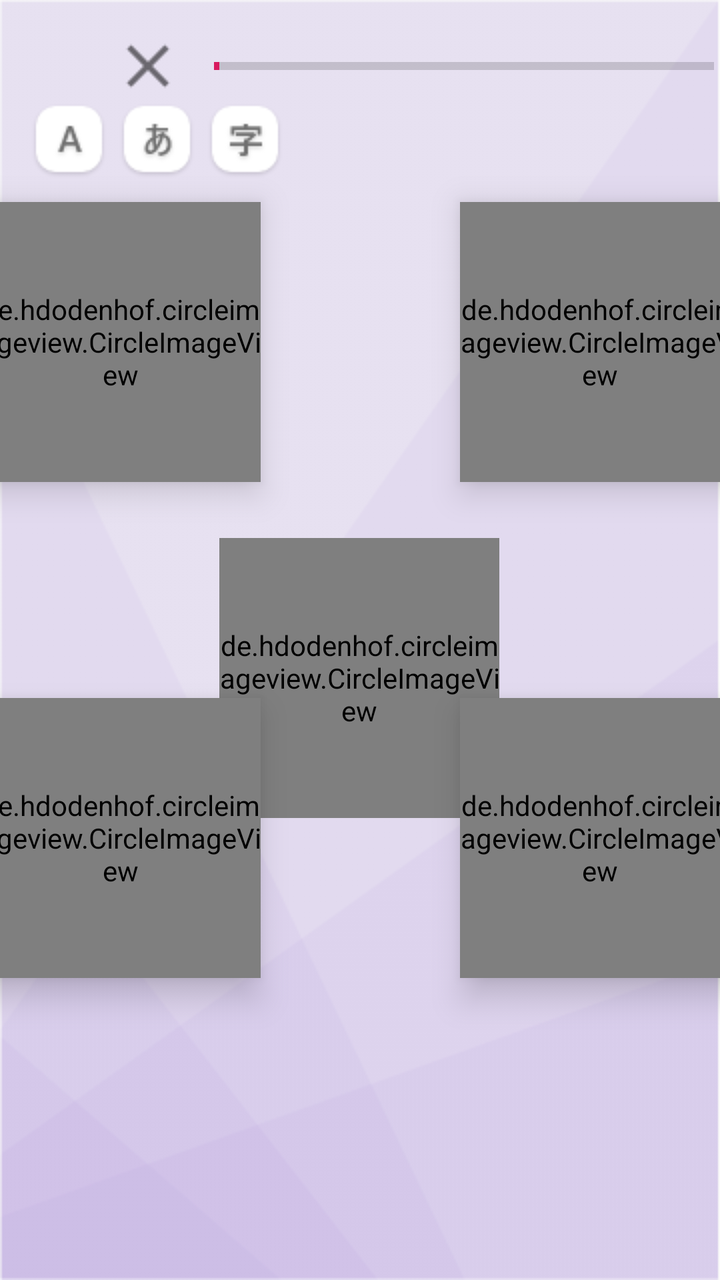
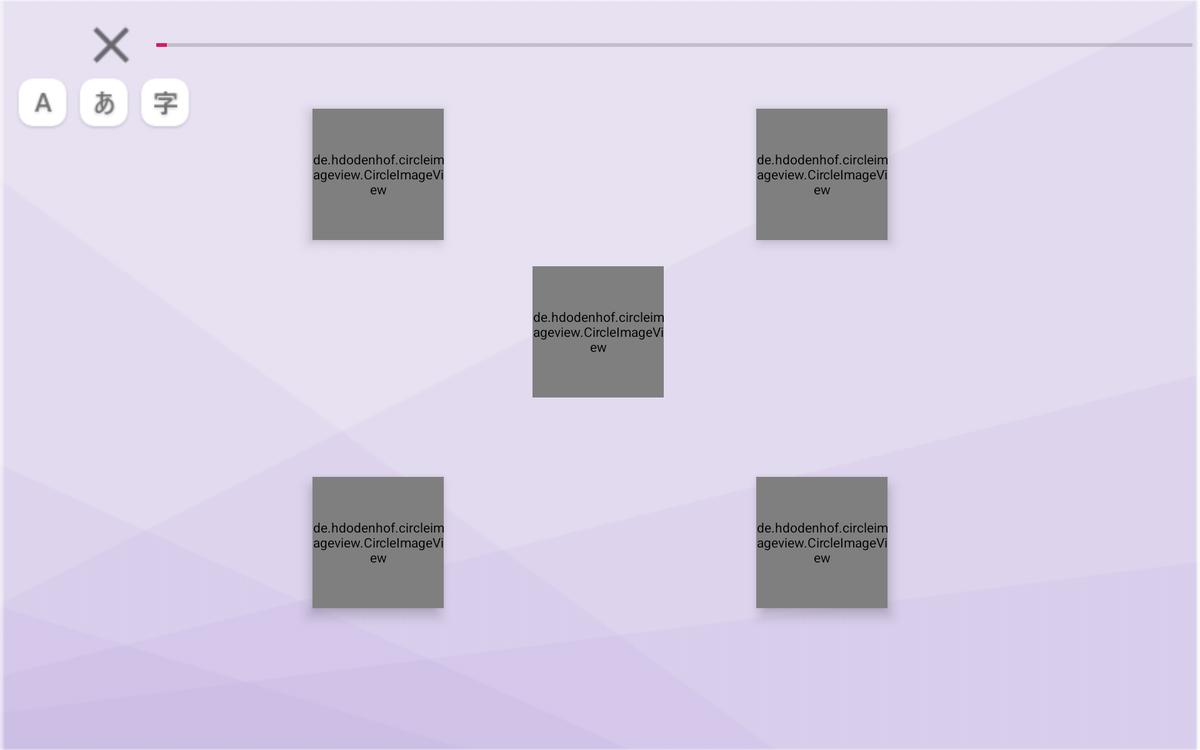

An Android layout and its configuration variant, each rendered on a device that would load it. The default file and the variant file are quoted in full after the pictures.
<!-- AndroidManifest.xml: application theme AppTheme -->
<!-- res/layout/fragment_lesson_audio_question_layout.xml -->
<?xml version="1.0" encoding="utf-8"?>
<android.support.constraint.ConstraintLayout
    xmlns:android="http://schemas.android.com/apk/res/android"
    xmlns:app="http://schemas.android.com/apk/res-auto"
    xmlns:tools="http://schemas.android.com/tools"
    android:layout_width="match_parent"
    android:layout_height="match_parent"
    android:background="@drawable/lesson_question_purple"
    >

    <ImageView
        android:id="@+id/imageViewOpenDrawer"
        android:layout_width="36dp"
        android:layout_height="36dp"
        android:layout_marginStart="15dp"
        android:layout_marginTop="15dp"
        android:src="@drawable/ic_navigation_drawer_fragment_new_card"
        app:layout_constraintStart_toStartOf="parent"
        app:layout_constraintTop_toTopOf="parent" />

    <ImageView
        android:id="@+id/imageViewClose"
        android:layout_width="36dp"
        android:layout_height="36dp"
        android:layout_marginStart="5dp"
        android:layout_marginTop="15dp"
        android:src="@drawable/ic_close_fragment_new_card"
        app:layout_constraintStart_toEndOf="@+id/imageViewOpenDrawer"
        app:layout_constraintTop_toTopOf="parent" />

    <ProgressBar
        android:id="@+id/progressBar"
        style="?android:attr/progressBarStyleHorizontal"
        android:layout_width="250dp"
        android:layout_height="wrap_content"

        android:layout_marginStart="15dp"
        android:layout_marginTop="25dp"
        android:max="100"
        android:progress="1"
        app:layout_constraintStart_toEndOf="@+id/imageViewClose"
        app:layout_constraintTop_toTopOf="parent" />

    <ImageView
        android:id="@+id/imageViewRomaji"
        android:layout_width="39dp"
        android:layout_height="39dp"
        android:layout_marginStart="15dp"
        android:src="@drawable/ic_character_romaji_fragment_new_card"
        app:layout_constraintStart_toStartOf="parent"
        app:layout_constraintTop_toBottomOf="@+id/imageViewOpenDrawer" />

    <ImageView
        android:id="@+id/imageViewKana"
        android:layout_width="39dp"
        android:layout_height="39dp"
        android:layout_marginStart="5dp"
        android:src="@drawable/ic_character_kana_fragment_new_card"
        app:layout_constraintStart_toEndOf="@+id/imageViewRomaji"
        app:layout_constraintTop_toBottomOf="@+id/imageViewClose" />

    <ImageView
        android:id="@+id/imageViewKanji"
        android:layout_width="39dp"
        android:layout_height="39dp"
        android:layout_marginStart="5dp"
        android:layout_marginTop="10dp"
        android:src="@drawable/ic_character_kanji_fragment_new_card"
        app:layout_constraintStart_toEndOf="@+id/imageViewKana"
        app:layout_constraintTop_toBottomOf="@+id/progressBar" />

    <de.hdodenhof.circleimageview.CircleImageView
        android:id="@+id/circleImageView1"
        android:layout_width="140dp"
        android:layout_height="140dp"
        android:layout_marginStart="100dp"
        android:layout_marginTop="60dp"
        android:layout_marginEnd="50dp"
        android:elevation="10dp"
        android:scaleType="fitXY"
        app:layout_constraintEnd_toStartOf="@+id/circleImageView3"
        app:layout_constraintStart_toStartOf="parent"
        app:layout_constraintTop_toBottomOf="@+id/progressBar" />

    <de.hdodenhof.circleimageview.CircleImageView
        android:id="@+id/circleImageView2"
        android:layout_width="140dp"
        android:layout_height="140dp"
        android:layout_marginStart="50dp"
        android:layout_marginEnd="100dp"
        android:layout_marginBottom="151dp"
        android:elevation="10dp"
        android:scaleType="fitXY"
        app:layout_constraintBottom_toBottomOf="parent"
        app:layout_constraintEnd_toEndOf="parent"
        app:layout_constraintStart_toEndOf="@+id/circleImageView4" />

    <de.hdodenhof.circleimageview.CircleImageView
        android:id="@+id/circleImageView3"
        android:layout_width="140dp"
        android:layout_height="140dp"
        android:layout_marginStart="50dp"
        android:layout_marginTop="60dp"
        android:layout_marginEnd="100dp"
        android:scaleType="fitXY"
        android:elevation="10dp"
        app:layout_constraintEnd_toEndOf="parent"
        app:layout_constraintStart_toEndOf="@+id/circleImageView1"
        app:layout_constraintTop_toBottomOf="@+id/progressBar" />

    <de.hdodenhof.circleimageview.CircleImageView
        android:id="@+id/circleImageView4"
        android:layout_width="140dp"
        android:layout_height="140dp"
        android:layout_marginStart="100dp"
        android:scaleType="fitXY"
        android:layout_marginEnd="50dp"
        android:layout_marginBottom="151dp"
        android:elevation="10dp"
        app:layout_constraintBottom_toBottomOf="parent"
        app:layout_constraintEnd_toStartOf="@+id/circleImageView2"
        app:layout_constraintStart_toStartOf="parent" />

    <de.hdodenhof.circleimageview.CircleImageView
        android:id="@+id/circleImageViewAudio"
        android:layout_width="140dp"
        android:layout_height="140dp"
        android:layout_marginStart="8dp"
        android:layout_marginTop="228dp"
        android:layout_marginEnd="8dp"
        android:src="@drawable/ic_audio_fragment_question"
        app:layout_constraintEnd_toEndOf="parent"
        app:layout_constraintHorizontal_bias="0.498"
        app:layout_constraintStart_toStartOf="parent"
        app:layout_constraintTop_toBottomOf="@+id/progressBar" />

</android.support.constraint.ConstraintLayout>
<!-- resources referenced by this layout -->
<resources>
  <!-- drawable ic_audio_fragment_question: png bitmap (drawable, 7245 bytes) -->
  <!-- drawable ic_character_kana_fragment_new_card: png bitmap (drawable, 1387 bytes) -->
  <!-- drawable ic_character_kanji_fragment_new_card: png bitmap (drawable, 1258 bytes) -->
  <!-- drawable ic_character_romaji_fragment_new_card: png bitmap (drawable, 1150 bytes) -->
  <!-- drawable ic_close_fragment_new_card: png bitmap (drawable, 439 bytes) -->
  <!-- drawable lesson_question_purple: png bitmap (drawable, 11880 bytes) -->
  <style name="AppTheme" parent="Base.Theme.AppCompat.Light.DarkActionBar">
          
          <item name="colorPrimary">@color/colorToolbarMaroon</item>
          <item name="colorPrimaryDark">@color/colorToolbarMaroon</item>
          <item name="colorAccent">@color/colorAccent</item>
      </style>
  <color name="colorToolbarMaroon">#EC6265</color>
  <color name="colorAccent">#D81B60</color>
</resources>
<!-- res/layout-xlarge/fragment_lesson_audio_question_layout.xml (the repository's variant of the layout above) -->
<!-- drawn on a large tablet held sideways -->
<?xml version="1.0" encoding="utf-8"?>
<android.support.constraint.ConstraintLayout
    xmlns:android="http://schemas.android.com/apk/res/android"
    xmlns:app="http://schemas.android.com/apk/res-auto"
    xmlns:tools="http://schemas.android.com/tools"
    android:layout_width="match_parent"
    android:layout_height="match_parent"
    android:background="@drawable/lesson_question_purple"
    >

    <ImageView
        android:id="@+id/imageViewOpenDrawer"
        android:layout_width="65dp"
        android:layout_height="65dp"
        android:layout_marginStart="15dp"
        android:layout_marginTop="15dp"
        android:src="@drawable/ic_navigation_drawer_fragment_new_card"
        app:layout_constraintStart_toStartOf="parent"
        app:layout_constraintTop_toTopOf="parent" />

    <ImageView
        android:id="@+id/imageViewClose"
        android:layout_width="65dp"
        android:layout_height="65dp"
        android:layout_marginStart="5dp"
        android:layout_marginTop="15dp"
        android:src="@drawable/ic_close_fragment_new_card"
        app:layout_constraintStart_toEndOf="@+id/imageViewOpenDrawer"
        app:layout_constraintTop_toTopOf="parent" />

    <ProgressBar
        android:id="@+id/progressBar"
        style="?android:attr/progressBarStyleHorizontal"
        android:layout_width="0dp"
        android:layout_height="wrap_content"
        android:layout_marginStart="15dp"
        android:layout_marginTop="40dp"
        android:layout_marginEnd="8dp"
        android:max="100"
        android:progress="1"
        app:layout_constraintEnd_toEndOf="parent"
        app:layout_constraintStart_toEndOf="@+id/imageViewClose"
        app:layout_constraintTop_toTopOf="parent" />

    <ImageView
        android:id="@+id/imageViewRomaji"
        android:layout_width="60dp"
        android:layout_height="60dp"
        android:layout_marginStart="15dp"
        android:src="@drawable/ic_character_romaji_fragment_new_card"
        app:layout_constraintStart_toStartOf="parent"
        app:layout_constraintTop_toBottomOf="@+id/imageViewOpenDrawer" />

    <ImageView
        android:id="@+id/imageViewKana"
        android:layout_width="60dp"
        android:layout_height="60dp"
        android:layout_marginStart="5dp"
        android:src="@drawable/ic_character_kana_fragment_new_card"
        app:layout_constraintStart_toEndOf="@+id/imageViewRomaji"
        app:layout_constraintTop_toBottomOf="@+id/imageViewOpenDrawer" />

    <ImageView
        android:id="@+id/imageViewKanji"
        android:layout_width="60dp"
        android:layout_height="60dp"
        android:layout_marginStart="5dp"
        android:src="@drawable/ic_character_kanji_fragment_new_card"
        app:layout_constraintStart_toEndOf="@+id/imageViewKana"
        app:layout_constraintTop_toBottomOf="@+id/imageViewClose" />

    <de.hdodenhof.circleimageview.CircleImageView
        android:id="@+id/circleImageView1"
        android:layout_width="140dp"
        android:layout_height="140dp"
        android:layout_marginStart="100dp"
        android:layout_marginTop="60dp"
        android:layout_marginEnd="50dp"
        android:elevation="10dp"
        android:scaleType="fitXY"
        app:layout_constraintEnd_toStartOf="@+id/circleImageView3"
        app:layout_constraintStart_toStartOf="parent"
        app:layout_constraintTop_toBottomOf="@+id/progressBar" />

    <de.hdodenhof.circleimageview.CircleImageView
        android:id="@+id/circleImageView2"
        android:layout_width="140dp"
        android:layout_height="140dp"
        android:layout_marginStart="50dp"
        android:layout_marginEnd="100dp"
        android:layout_marginBottom="151dp"
        android:elevation="10dp"
        android:scaleType="fitXY"
        app:layout_constraintBottom_toBottomOf="parent"
        app:layout_constraintEnd_toEndOf="parent"
        app:layout_constraintStart_toEndOf="@+id/circleImageView4" />

    <de.hdodenhof.circleimageview.CircleImageView
        android:id="@+id/circleImageView3"
        android:layout_width="140dp"
        android:layout_height="140dp"
        android:layout_marginStart="50dp"
        android:layout_marginTop="60dp"
        android:layout_marginEnd="100dp"
        android:scaleType="fitXY"
        android:elevation="10dp"
        app:layout_constraintEnd_toEndOf="parent"
        app:layout_constraintStart_toEndOf="@+id/circleImageView1"
        app:layout_constraintTop_toBottomOf="@+id/progressBar" />

    <de.hdodenhof.circleimageview.CircleImageView
        android:id="@+id/circleImageView4"
        android:layout_width="140dp"
        android:layout_height="140dp"
        android:layout_marginStart="100dp"
        android:scaleType="fitXY"
        android:layout_marginEnd="50dp"
        android:layout_marginBottom="151dp"
        android:elevation="10dp"
        app:layout_constraintBottom_toBottomOf="parent"
        app:layout_constraintEnd_toStartOf="@+id/circleImageView2"
        app:layout_constraintStart_toStartOf="parent" />

    <de.hdodenhof.circleimageview.CircleImageView
        android:id="@+id/circleImageViewAudio"
        android:layout_width="140dp"
        android:layout_height="140dp"
        android:layout_marginStart="8dp"
        android:layout_marginTop="228dp"
        android:layout_marginEnd="8dp"
        android:src="@drawable/ic_audio_fragment_question"
        app:layout_constraintEnd_toEndOf="parent"
        app:layout_constraintHorizontal_bias="0.498"
        app:layout_constraintStart_toStartOf="parent"
        app:layout_constraintTop_toBottomOf="@+id/progressBar" />

</android.support.constraint.ConstraintLayout>
